Frame 1 (no input): blank canvas, image omitted
Frame 60 (no input): blank canvas, image omitted
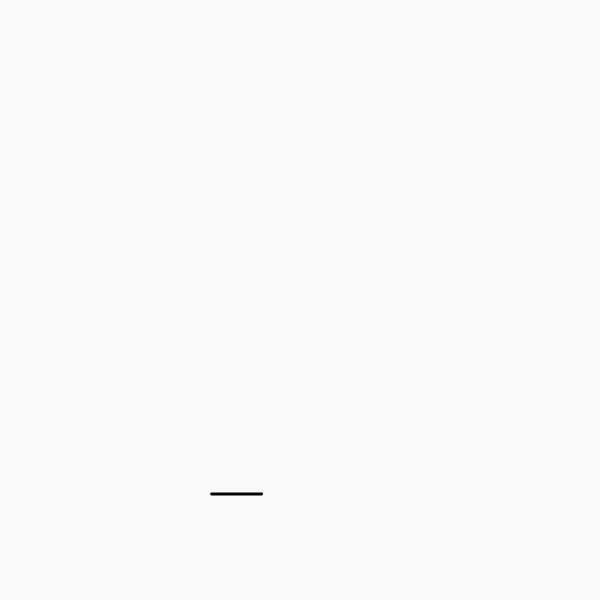
Frame 120 (the mouse pressed at the canvas centre since frame 60)

The p5.js sketch whose frames 1 and 60 were blank and that drew this single picture after the mouse press (run headless with seeded random() and noise() and a simulated clock; from frame 60 on, the mouse is pressed at the canvas centre):

// p5.js sketch
// ── sketch.js
// colors yellow, red , blue, whiteX6 as white is more common
let clrs;
let lasttouch = 0; // for debouncing touch
let blocks = [];
let cnv, cx, xy;
let mycheck;

function setup() {
  cnv = createCanvas(600, 600);
  cx = (windowWidth - width) / 2;
  cy = (windowHeight - height) / 2;
  cnv.position(cx, cy);
  background("#f9f9f9"); //background("#30303a");
  mycheck = createCheckbox("dynamic if checked", true);
  mycheck.position(cx, cy + height + 20);

  clrs = [
    color(255, 0, 0), // Red
    color(255, 255, 0), // Yellow
    color(0, 0, 255), // Blue
    color(255, 165, 0), // Orange
    color(0, 255, 0), // Green
    color(128, 0, 128), // Purple
    color(255, 192, 203), // Pink
    color(0, 255, 255), // Cyan
    color(0, 191, 255), // Turquoise
    color(139, 69, 19), // Brown
    color(210, 105, 30), // Chocolate
  ];
  // for(let i =0;i<100;i++){
  //    let newblock = new Block(color( "#f9f9f9"));
  //     blocks.push(newblock);
  //     print("bing",1);

  // }
}

function draw() {
  if (blocks.length > 0) {
    background("#f9f9f9"); //background("#30303a");
    for (let i = 0; i < blocks.length; i++) {
      blocks[i].edges();
      if (mycheck.checked()) {
        blocks[i].move();
      }
      blocks[i].show();
    }
  }
}

function touchStarted() {
  // for Ios
  // calculate time since last touch
  const currenttime = millis();
  const timesincelasttouch = currenttime - lasttouch;

  if (timesincelasttouch > 500) {
    print("cliked");
    let elements = ["l"];
    let rndele = random(elements);
    let newele;

    if (rndele === "l") {
      newele = new Kline();
    } else if (rndele === "c") {
      newele = new Kcircle();
    } else {
      newele = new Karc();
    }
    blocks.push(newele);

    // update
    lasttouch = currenttime;
  }
}

function mousePressed() {
  touchStarted();
  // for firefox computer browsers
}

// ── karc.js
class Karc {
  constructor() {
    this.clr = color(0);
    this.h = random([true, false, false]);
    this.len = random([100, 200, 50]);
    this.x = random(width);
    this.y = random(height);
    this.sw = random(2, 5);
    this.xspeed = 0;
    this.yspeed = 0;
  }

  show() {
    strokeWeight(this.sw);
    stroke(this.clr);
    // if horizontal
    if (this.h) {
      line(this.x, this.y, this.x + this.len, this.y);
    } else {
      line(this.x, this.y, this.x, this.y + this.len);
    }
  }
  move() {
    //moves randomly up down left or right
    this.xspeed = random([0, 2, -2]);
    this.yspeed = random([0, 2, -2]);
    this.x += this.xspeed;
    this.y += this.yspeed;
  }

  edges() {
    if (this.x > width + this.w) {
      this.x = 5;
    }
    if (this.x < 0 - this.w) {
      this.x = width;
    }
    if (this.y > height + this.h) {
      this.y = 5;
    }
    if (this.y < 0 - this.h) {
      this.y = 5;
    }
  }
}

// ── kball.js
class Kball {
  constructor() {
    this.clr = random(clrs);
    //this.sa = random([0, 30, 33, 45, , 0, 60, 70]); //start angle
    //this.en = random(90);
    this.r = random([20, 50, 100, 300, 400]);
    this.x = random(width);
    this.y = random(height);
    //this.sw = random(2, 5);
    this.xspeed = 0;
    this.yspeed = 0;
  }

  show() {
    // strokeWeight(this.sw);
    // stroke(this.clr);
    noStroke();
    // arc
    fill(this.clr);
    ellipse(this.x, this.y, this.r, this.r);
  }
  move() {
    //moves randomly up down left or right
    this.xspeed = random([0, 2, -2]);
    this.yspeed = random([0, 2, -2]);
    this.x += this.xspeed;
    this.y += this.yspeed;
  }

  edges() {
    if (this.x > width + this.w) {
      this.x = 5;
    }
    if (this.x < 0 - this.w) {
      this.x = width;
    }
    if (this.y > height + this.h) {
      this.y = 5;
    }
    if (this.y < 0 - this.h) {
      this.y = 5;
    }
  }
}

// ── kline.js
class Kline {
  constructor() {
    this.clr = color(0);
    this.h = random([true, false, false]);
    this.len = random([100, 200, 50]);
    this.x = random(width);
    this.y = random(height);
    this.sw = random(2, 5);
    this.xspeed = 0;
    this.yspeed = 0;
  }

  show() {
    strokeWeight(this.sw);
    stroke(this.clr);
    // if horizontal
    if (this.h) {
      line(this.x, this.y, this.x + this.len, this.y);
    } else {
      line(this.x, this.y, this.x, this.y + this.len);
    }
  }
  move() {
    //moves randomly up down left or right
    this.xspeed = random([0, 2, -2]);
    this.yspeed = random([0, 2, -2]);
    this.x += this.xspeed;
    this.y += this.yspeed;
  }

  edges() {
    if (this.x > width + this.w) {
      this.x = 5;
    }
    if (this.x < 0 - this.w) {
      this.x = width;
    }
    if (this.y > height + this.h) {
      this.y = 5;
    }
    if (this.y < 0 - this.h) {
      this.y = 5;
    }
  }
}

// ── style.css
html, body {
    background-color: #282424;
    margin: 0;
    padding: 0;
    color: yellow;
    text-align: center;
    
  }
  canvas {
    display: block;
  }
